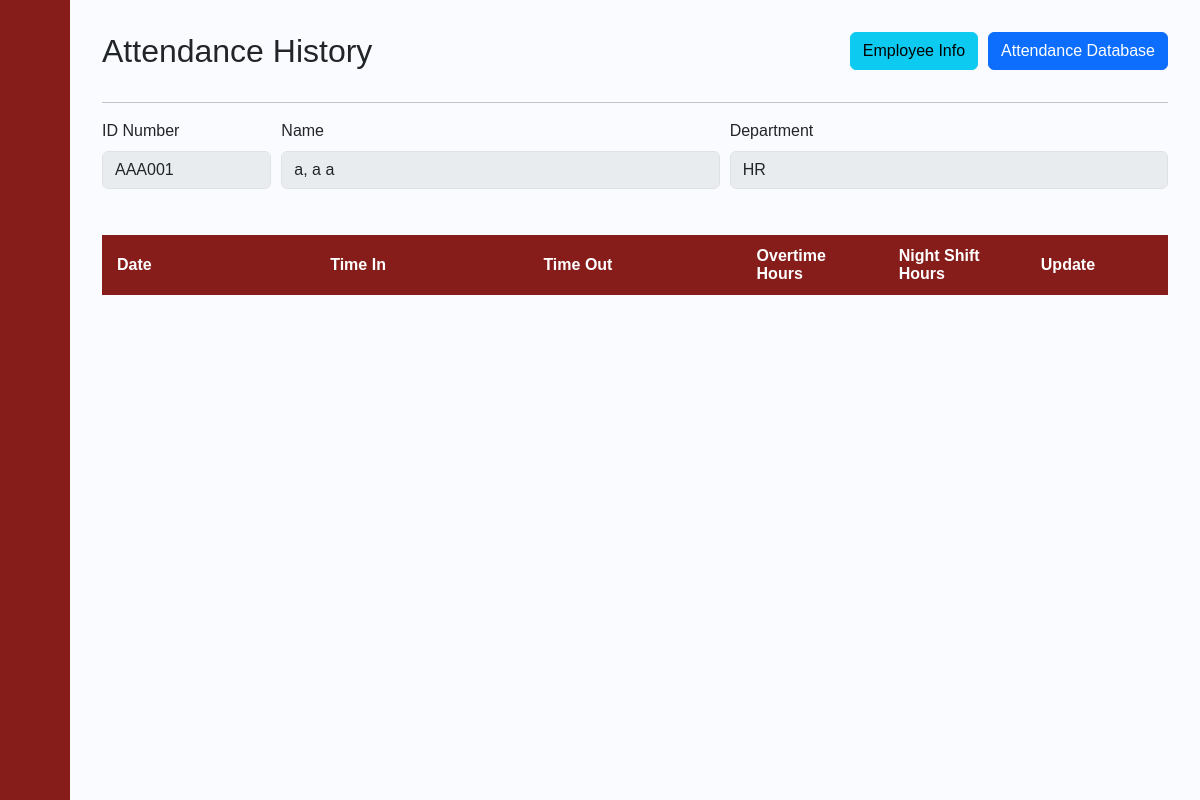
Before: /employee_attendance/1/AAA001/ with the older database file.
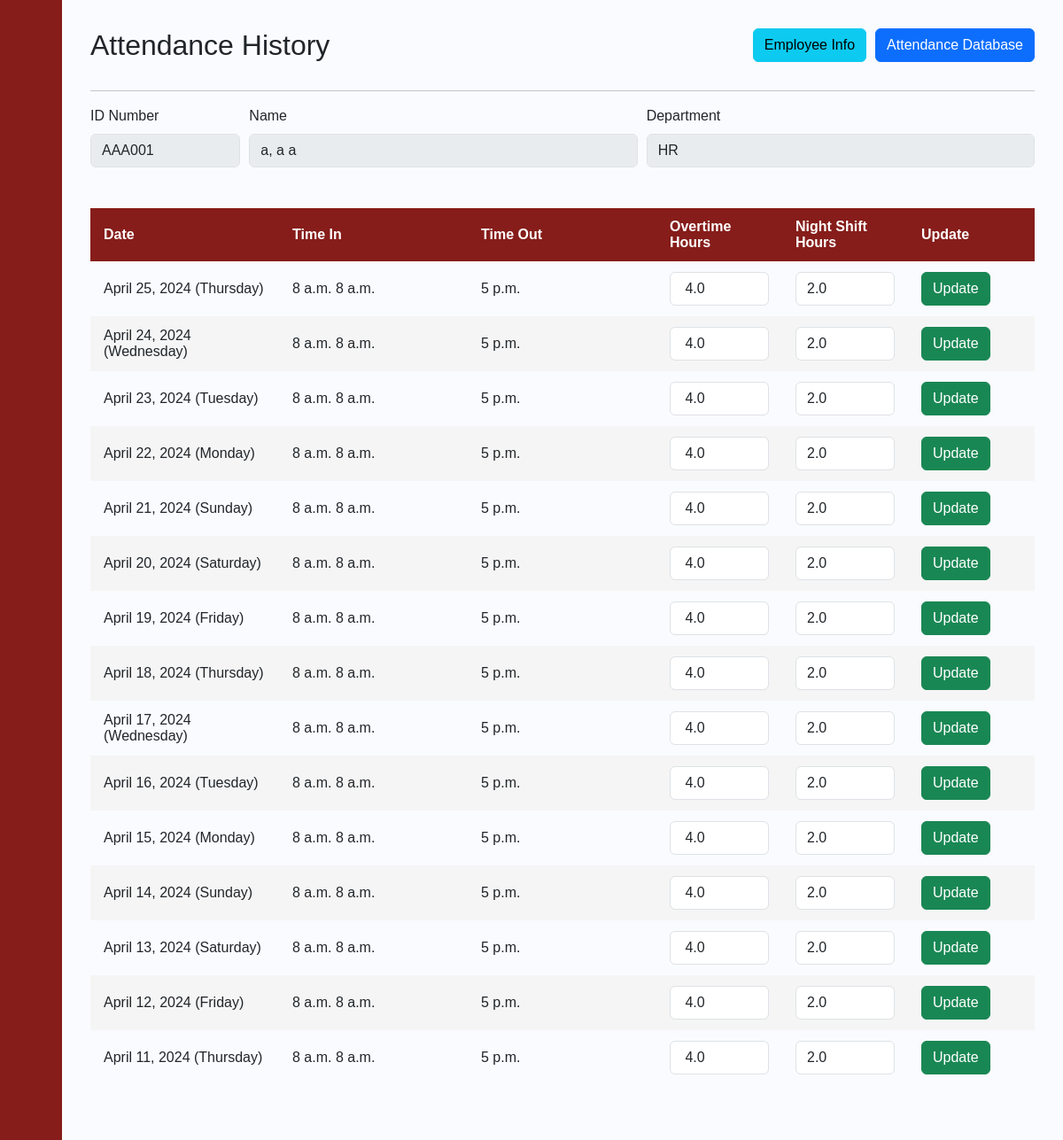
After: the same page with the newer database file.
### payrollapp/models.py (models this page shows, shortened)
class Employee(models.Model):
    Last_name = models.CharField(max_length=50)
    First_name = models.CharField(max_length=50)
    Middle_name = models.CharField(max_length=50, blank=True, null=True)
    id_number = models.CharField(max_length=6, primary_key=True)
    Status  = models.CharField(max_length=255)
    Department  = models.CharField(max_length=255)
    Role   = models.CharField(max_length=255)
    Join_Date = models.DateField(blank=True, null=True)
    Phone_Number = models.CharField(max_length=255)
    Email = models.CharField(max_length=255)
    BankNumber = models.CharField(max_length=255)
    Salary   = models.FloatField()
    Vacation_Leaves = models.IntegerField()
    Sick_Leaves = models.IntegerField()
    def getFullName(self):
        full_name = self.Last_name + ", " + self.First_name + " "+ self.Middle_name
        return full_name

class ATTENDANCE_HISTORY(models.Model):
    History_ID = models.IntegerField(primary_key=True)
    Employee_ID = models.ForeignKey(Employee, on_delete=models.CASCADE, blank=True, null=True)
    Leave_ID = models.ForeignKey(Leave, on_delete=models.CASCADE, blank=True, null=True)#Here null blank=true
    Holiday_ID = models.ForeignKey(HOLIDAY, on_delete=models.CASCADE, blank=True, null=True)
    TimeIn = models.TimeField(blank=True, null=True)
    TimeOut = models.TimeField(blank=True, null=True)
    TimeIn_2 = models.TimeField(blank=True, null=True)
    TimeOut_2 = models.TimeField(blank=True, null=True)
    Date = models.DateField(blank=True, null=True)
    OT = models.FloatField()#If in excess of 8 add to OT
    NightShift = models.FloatField()
    OT_applied = models.CharField(max_length=250, blank=True, null=True)#If in excess of 8 add to OT
    NightShift_applied = models.CharField(max_length=250, blank=True, null=True)
    HoursWorked = models.FloatField()

### payrollapp/views.py (the view, shortened to what this page needs)
# urls.py: path('employee_attendance/<int:UID>/<str:EID>/', views.employee_attendance, name='employee_attendance'),
def employee_attendance(request, UID, EID):
    user = get_object_or_404(USER_ACCOUNT, pk=UID)
    a = get_object_or_404(Employee, pk=EID)
    attendance_record = ATTENDANCE_HISTORY.objects.filter(Employee_ID=a).order_by('-Date').values()
    return render(request, 'payrollapp/employee_attendance.html', {'user':user, 'a':a, 'attendance_record':attendance_record})

### payrollapp/templates/payrollapp/employee_attendance.html (shortened to what this page needs)
{% extends 'payrollapp/base.html' %}
{% load static %}
{% block content %}
<div class="content">
  <div class="form-row">
    <h2 class="form-group col-md-6" > Attendance History</h1>
    <div class="action-icons col-md-6">
      <a class="btn btn-info form-group" href="{% url 'employee_info' UID=user.pk EID=a.pk %}">Employee Info</a>
      <a class="btn btn-primary form-group" href="{% url 'attendance_db' UID=user.pk %}">Attendance Database</a>
    </div>
  </div>
   <hr>
   <div class="form-row">
    <div class="form-group col-md-2">
        <label for="inputID">ID Number</label>
        <input type="text" class="form-control" id="inputID" value="{{a.id_number}}" readonly>
    </div>
    <div class="form-group col-md-5">
      <label for="inputFullName"> Name</label>
      <input type="text" class="form-control" id="inputFullName" value="{{a.getFullName}}" readonly>
    </div>
    <div class="form-group col-md-5">
        <label for="inputDept">Department</label>
        <input type="text" class="form-control" id="inputDept" value="{{a.Department}}" readonly>
    </div>
  </div>
    <div style="overflow-x:auto;">
      <table id="posts">
          <thead>
              <tr>
                  <th style="width:15%">Date</th>
                  <th style="width:15%">Time In</th>
                  <th style="width:15%">Time Out</th>
                  <th style="width:10%">Overtime Hours</th>
                  <th style="width:10%">Night Shift Hours</th>
                  <th style="width:10%">Update</th>
              </tr>
          </thead>
          <tbody>
              {% for x in attendance_record %}
              <tr>
                  <td>{{x.Date|date:"F j, Y (l)"}}</td>
                  <td>{{x.TimeIn}}
                    {% if x.TimeIn == None and x.TimeOut_2 != None %}
                    {{x.TimeIn_2|time:"h a"}}
                    {% else %}
                    {{x.TimeIn}}
                    {% endif %}
                  </td>
                  <td>
                    {% if x.TimeOut_2 == None and x.TimeIn != None %}
                    {{x.TimeOut|time:"h a"}}
                    {% else %}
                    {{x.TimeOut_2}}
                    {% endif %}
                  </td>
                  <form method="POST" action="#">{% csrf_token %}
                      <td><input type="float" class="form-control" id="empOT" name="empOT" value=" {{x.OT}}" pattern="[0-4]" required></td>
                      <td><input type="float" class="form-control" id="empNightShft" name="empNightShft" value="{{x.NightShift}}"  pattern="[0-8]" required></td>
                      <td><li><button class="btn btn-success" type="submit">Update</button></li></td>
                  </form>
              </tr>
              {% endfor %}
          </tbody>
      </table>
    </div>
</div>
{% endblock %}

### payrollapp/templates/payrollapp/base.html (shortened to what this page needs)
{% load static %}
<html>
<head>
    <link rel="stylesheet" href="https://cdn.jsdelivr.net/npm/bootstrap@4.0.0/dist/css/bootstrap.min.css">
    <link href="https://cdn.lineicons.com/4.0/lineicons.css" rel="stylesheet" />
    <link href="https://cdn.jsdelivr.net/npm/bootstrap@5.3.0-alpha3/dist/css/bootstrap.min.css" rel="stylesheet"
>
    <link rel="stylesheet" href="{% static '/bootstrap/css/style.css' %}">
    <link rel="stylesheet" href="https://fonts.cdnfonts.com/css/product-sans">
</head>
<body>
    <div class="wrapper">
        <aside id="sidebar">
            <div class="d-flex">
                <button class="toggle-btn" type="button">
                </button>
            </div>
            <ul class="sidebar-nav">
                <li class="sidebar-item">
                    <a href="{% url 'dashboard' UID=user.pk %}" class="sidebar-link">
                    </a>
                </li>
                <li class="sidebar-item">
                    <a href="#" class="sidebar-link collapsed has-dropdown" data-bs-toggle="collapse"
                        data-bs-target="#payroll" aria-expanded="false" aria-controls="payroll">
                    </a>
                </li>
                <li class="sidebar-item">
                    <a href="#" class="sidebar-link collapsed has-dropdown" data-bs-toggle="collapse"
                        data-bs-target="#employees" aria-expanded="false" aria-controls="employees">
                    </a>
                </li>
            </ul>
            <div class="sidebar-footer">
                <a href="{% url 'login' %}" class="sidebar-link">
                </a>
            </div>
        </aside>
        <div class="main">
            {% block content %}
            {% endblock %}
        </div>
    </div>
</body>
</html>

Changed rows visible on the page:
added ATTENDANCE_HISTORY: Date "April 25, 2024 (Thursday)", TimeIn "8 a.m.", TimeOut_2 "5 p.m.", empOT "4.0", empNightShft "2.0"
added ATTENDANCE_HISTORY: Date "April 24, 2024 (Wednesday)", TimeIn "8 a.m.", TimeOut_2 "5 p.m.", empOT "4.0", empNightShft "2.0"
added ATTENDANCE_HISTORY: Date "April 23, 2024 (Tuesday)", TimeIn "8 a.m.", TimeOut_2 "5 p.m.", empOT "4.0", empNightShft "2.0"
added ATTENDANCE_HISTORY: Date "April 22, 2024 (Monday)", TimeIn "8 a.m.", TimeOut_2 "5 p.m.", empOT "4.0", empNightShft "2.0"
added ATTENDANCE_HISTORY: Date "April 21, 2024 (Sunday)", TimeIn "8 a.m.", TimeOut_2 "5 p.m.", empOT "4.0", empNightShft "2.0"
added ATTENDANCE_HISTORY: Date "April 20, 2024 (Saturday)", TimeIn "8 a.m.", TimeOut_2 "5 p.m.", empOT "4.0", empNightShft "2.0"
added ATTENDANCE_HISTORY: Date "April 19, 2024 (Friday)", TimeIn "8 a.m.", TimeOut_2 "5 p.m.", empOT "4.0", empNightShft "2.0"
added ATTENDANCE_HISTORY: Date "April 18, 2024 (Thursday)", TimeIn "8 a.m.", TimeOut_2 "5 p.m.", empOT "4.0", empNightShft "2.0"
added ATTENDANCE_HISTORY: Date "April 17, 2024 (Wednesday)", TimeIn "8 a.m.", TimeOut_2 "5 p.m.", empOT "4.0", empNightShft "2.0"
added ATTENDANCE_HISTORY: Date "April 16, 2024 (Tuesday)", TimeIn "8 a.m.", TimeOut_2 "5 p.m.", empOT "4.0", empNightShft "2.0"
added ATTENDANCE_HISTORY: Date "April 15, 2024 (Monday)", TimeIn "8 a.m.", TimeOut_2 "5 p.m.", empOT "4.0", empNightShft "2.0"
added ATTENDANCE_HISTORY: Date "April 14, 2024 (Sunday)", TimeIn "8 a.m.", TimeOut_2 "5 p.m.", empOT "4.0", empNightShft "2.0"
added ATTENDANCE_HISTORY: Date "April 13, 2024 (Saturday)", TimeIn "8 a.m.", TimeOut_2 "5 p.m.", empOT "4.0", empNightShft "2.0"
added ATTENDANCE_HISTORY: Date "April 12, 2024 (Friday)", TimeIn "8 a.m.", TimeOut_2 "5 p.m.", empOT "4.0", empNightShft "2.0"
added ATTENDANCE_HISTORY: Date "April 11, 2024 (Thursday)", TimeIn "8 a.m.", TimeOut_2 "5 p.m.", empOT "4.0", empNightShft "2.0"
